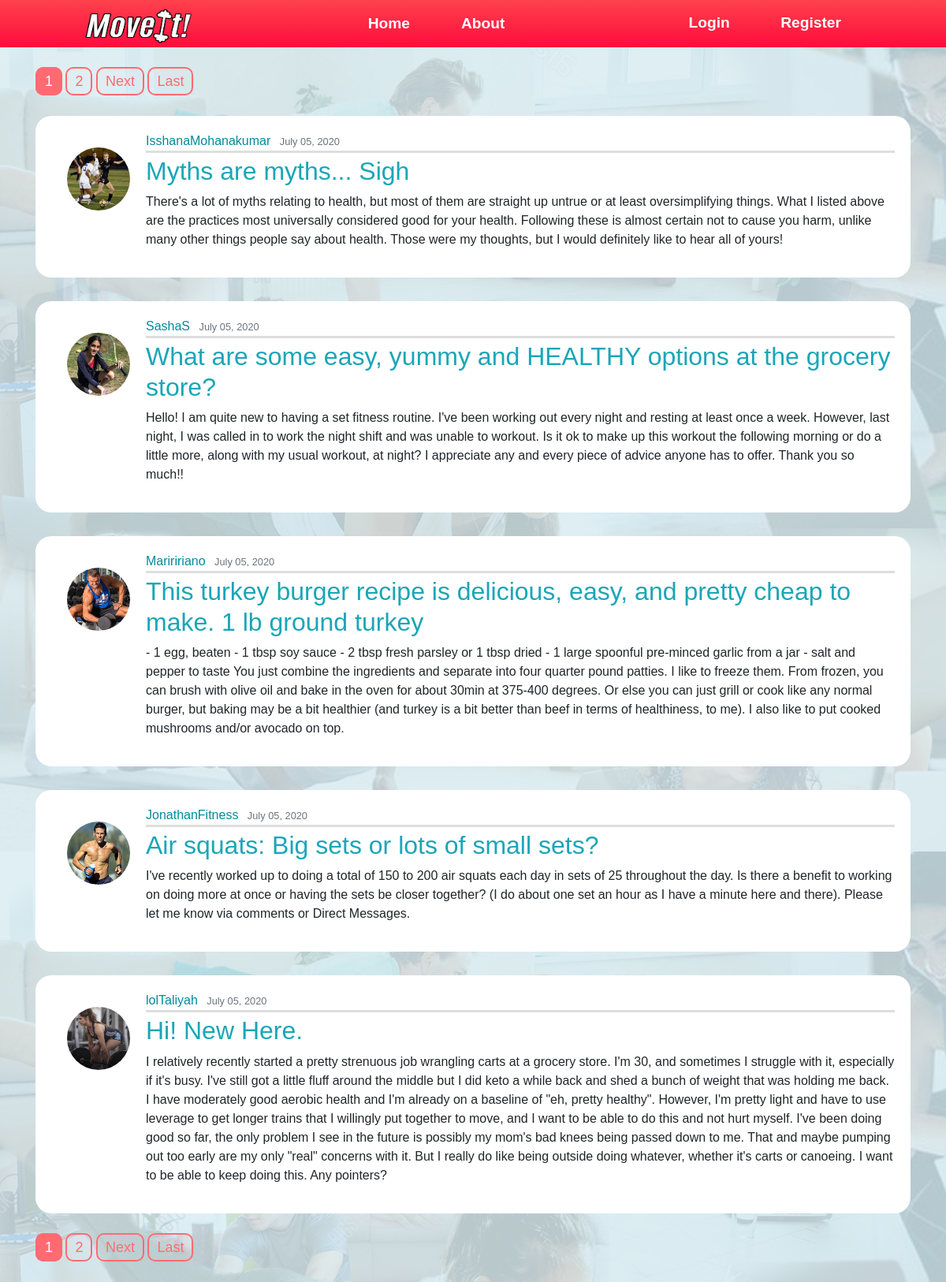
The page / on the database its author committed.
### blog/models.py (models this page shows, shortened)
class Post(models.Model):
  title = models.CharField(max_length=100)
  content = models.TextField()
  date_posted = models.DateTimeField(default=timezone.now)
  author = models.ForeignKey(User, on_delete=models.CASCADE)
  category = models.CharField(max_length=225,default='general')

### users/models.py (models this page shows, shortened)
class Profile(models.Model):
    user = models.OneToOneField(User, on_delete=models.CASCADE)
    image = models.ImageField(default='default.jpg', upload_to='profile_pics')

### blog/views.py (the view)
# urls.py: path('', PostListView.as_view(), name='blog-home'),
class PostListView(ListView):
    model = Post
    template_name = 'blog/home.html'  # <app>/<model>_<viewtype>.html
    context_object_name = 'posts'
    ordering = ['-date_posted']
    paginate_by = 5

### blog/templates/blog/home.html (shortened to what this page needs)
{% extends "blog/base.html" %}
{% block content %}
  {% if is_paginated %}
  <div class="pagin-marg">
    {% for num in page_obj.paginator.page_range %}
      {% if page_obj.number == num %}
        <a class="pagin-btn active" href="?page={{ num }}">{{ num }}</a>
      {% elif num > page_obj.number|add:'-3' and num < page_obj.number|add:'3' %}
        <a class="pagin-btn" href="?page={{ num }}">{{ num }}</a>
      {% endif %}
    {% endfor %}
    {% if page_obj.has_next %}
      <a class="pagin-btn" href="?page={{ page_obj.next_page_number }}">Next</a>
      <a class="pagin-btn" href="?page={{ page_obj.paginator.num_pages }}">Last</a>
    {% endif %}
  </div>
  {% endif %}
  {% for post in posts %}
  <div class="postdetail-post">
      <article class="media content-section">
        <img class="home-pfpimg" src="{{ post.author.profile.image.url}}">
        <div class="media-body">
          <div class="article-metadata headtext">
            <a class="postdetail-author" href="{%url 'user-posts' post.author.username %}">{{ post.author }}</a>
            <small class="text-muted">{{ post.date_posted | date:"F d, Y" }}</small>
          </div>
          <h2><a class="postdetail-title" href="{% url 'post-detail' post.id %}">{{ post.title }}</a></h2>
          <p class="article-content">{{ post.content }}</p>
        </div>
      </article>
    </div>
  {% endfor %}
    {% if is_paginated %}
    <div class="pagin-marg">
      {% for num in page_obj.paginator.page_range %}
        {% if page_obj.number == num %}
          <a class="pagin-btn active" href="?page={{ num }}">{{ num }}</a>
        {% elif num > page_obj.number|add:'-3' and num < page_obj.number|add:'3' %}
          <a class="pagin-btn" href="?page={{ num }}">{{ num }}</a>
        {% endif %}
      {% endfor %}
      {% if page_obj.has_next %}
        <a class="pagin-btn" href="?page={{ page_obj.next_page_number }}">Next</a>
        <a class="pagin-btn" href="?page={{ page_obj.paginator.num_pages }}">Last</a>
      {% endif %}
    </div>
    {% endif %}
{% endblock content %}

### blog/templates/blog/base.html (shortened to what this page needs)
{% load static %}
<!DOCTYPE html>
<html lang="en">
<head>
  <link rel="stylesheet" href="https://maxcdn.bootstrapcdn.com/bootstrap/4.0.0/css/bootstrap.min.css">
  <link rel="stylesheet" type="text/css" href="{% static 'blog/main.css' %}">
</head>
<body>
  <header>
    <div class="nav-logo-container">
      <img src="../../../media/img/logo.png">
    </div>
    <nav class="nav-container">
        <a href="{% url 'blog-home' %}">Home</a>
        <a href="{% url 'blog-about' %}">About</a>
    </nav>
    <div class ="nav-right-container">
      {% if user.is_authenticated %}
      <a class="nav-right" href="{% url 'profile' %}">Profile</a>
      <a class="nav-right" href="{% url 'logout' %}">Logout</a>
    {% else %}
      <a class="nav-right" href="{% url 'login' %}">Login</a>
      <a class="nav-right" href="{% url 'register' %}">Register</a>
    {% endif %}
    </div>
  </header>
<main role="main" class="container">
  <div>
    <div>
      {% block content %}{% endblock %}
    </div>
  </div>
</main>
</body>
</html>

### blog/static/blog/main.css (style rules this page uses)
* { box-sizing:border-box; margin:0; padding:0; font-family: Arial, Helvetica, sans-serif; }
body { background-image: url(../../../media/img/other/workingoutbg.jpg); margin-top: 0; padding:0; }
header { padding:5px; width: 100%; height: 60px; display: flex; background: linear-gradient(to bottom, #ff414d 0%, #fe0c3c 100%); }
.nav-logo-container { width: 100px; height: 100%; text-decoration: none; margin-top: -12px; margin-left: 200px;; }
.nav-logo-container img { width:150px; height:80px; margin-left:-100px; }
.nav-container { width: calc(100% - 200px); height: 100%; display:flex; align-items:center; justify-content:center; gap:5px; }
.nav-container a { text-decoration: none; color:white; font-weight:bold; text-align: center; padding:30px; font-size: larger; }
.nav-right-container { width: 600px; height: 100%; align-items:right; justify-content:right; padding-top:10px; padding-bottom:10px; }
.nav-right-container a { text-decoration: none; color:white; font-weight:bold; text-align: right; padding:30px; font-size: larger; }
.home-pfpimg { width:80px; height:80px; border-radius: 100%; margin:20px; }
.headtext { border-bottom: 3px solid rgba(105, 105, 105, 0.219); margin-bottom: 4px; }
.postdetail-post { margin-top: 30px; background:#fff; padding:20px; border-radius: 20px; text-align: left; }
.postdetail-title { color: #1aa6b7; }
.postdetail-author { text-decoration: none; color: #028a9c; margin-right:7px; }
.postdetail-post p { text-align: left; margin-left:inherit; margin-right: inherit; }
.pagin-btn { border: 2px solid #ff6b71; padding:6px 10px 6px 10px; color:#ff6b71; border-radius:10px; font-size: 18px; }
.pagin-btn.active { text-decoration: none; background:#ff6b71; color:white; }
.pagin-marg { margin-top: 30px;; margin-bottom: 30px; }
#about-teammembers .about-box h4, p { margin-top:0px; margin-left: 70px; text-align: center; margin-right: -80px; }

### rows shown on the page
Post: author.profile.image (picture), author "IsshanaMohanakumar", date_posted "July 05, 2020", title "Myths are myths... Sigh", content "There's a lot of myths relating to health, but most of them are straight up untrue or at least oversimplifying things. What I listed above are the practices most universally considered good for your health. Following these is almost certain not to cause you harm, unlike many other things people say about health. Those were my thoughts, but I would definitely like to hear all of yours!"
Post: author.profile.image (picture), author "SashaS", date_posted "July 05, 2020", title "What are some easy, yummy and HEALTHY options at the grocery store?", content "Hello! I am quite new to having a set fitness routine. I've been working out every night and resting at least once a week. However, last night, I was called in to work the night shift and was unable to workout. Is it ok to make up this workout the following morning or do a little more, along with my usual workout, at night? I appreciate any and every piece of advice anyone has to offer. Thank you so much!!"
Post: author.profile.image (picture), author "Mariririano", date_posted "July 05, 2020", title "This turkey burger recipe is delicious, easy, and pretty cheap to make. 1 lb ground turkey", content "- 1 egg, beaten - 1 tbsp soy sauce - 2 tbsp fresh parsley or 1 tbsp dried - 1 large spoonful pre-minced garlic from a jar - salt and pepper to taste You just combine the ingredients and separate into four quarter pound patties. I like to freeze them. From frozen, you can brush with olive oil and bake in the oven for about 30min at 375-400 degrees. Or else you can just grill or cook like any normal burger, but baking may be a bit healthier (and turkey is a bit better than beef in terms of healthiness, to me). I also like to put cooked mushrooms and/or avocado on top."
Post: author.profile.image (picture), author "JonathanFitness", date_posted "July 05, 2020", title "Air squats: Big sets or lots of small sets?", content "I've recently worked up to doing a total of 150 to 200 air squats each day in sets of 25 throughout the day. Is there a benefit to working on doing more at once or having the sets be closer together? (I do about one set an hour as I have a minute here and there). Please let me know via comments or Direct Messages."
Post: author.profile.image (picture), author "lolTaliyah", date_posted "July 05, 2020", title "Hi! New Here.", content "I relatively recently started a pretty strenuous job wrangling carts at a grocery store. I'm 30, and sometimes I struggle with it, especially if it's busy. I've still got a little fluff around the middle but I did keto a while back and shed a bunch of weight that was holding me back. I have moderately good aerobic health and I'm already on a baseline of \"eh, pretty healthy\". However, I'm pretty light and have to use leverage to get longer trains that I willingly put together to move, and I want to be able to do this and not hurt myself. I've been doing good so far, the only problem I see in the future is possibly my mom's bad knees being passed down to me. That and maybe pumping out too…"

### other values the page prints
{{ num }} "1"
{{ num }} "2"
